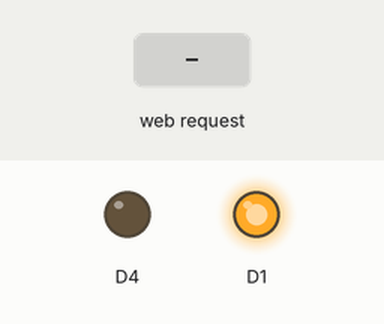
Simulated run of this sketch. Board: ESP8266 (NodeMCU). On the bench: output pins drawn as LEDs (lit = HIGH). The test bench sets the inputs (shaded band). WiFi joins after 1.5 s; servers stay silent unless stated; what the sketch prints to the serial monitor is not drawn.

Above: at 2.7 s.
2.8 s: HTTP request GET /Switch1ON received
At 3.2 s:
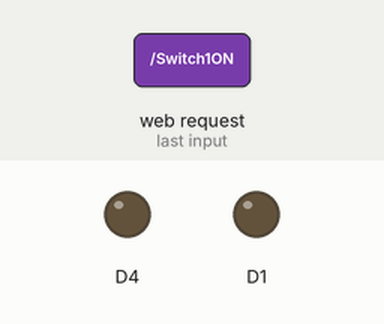
4.3 s: HTTP request GET /Switch1OFF received
At 5.6 s:
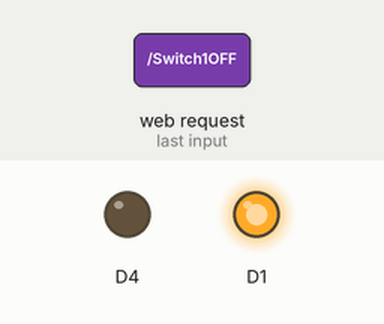
Timing chart, 0 to 7.3 s (numbered marks = the images above; inputs shaded):
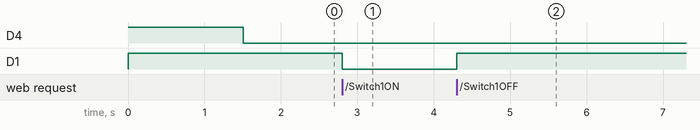

The sketch:

sketch.ino
```cpp
// please check the video
// https://www.youtube.com/watch?v=73UQlAF22nU

#include <ESP8266WiFi.h>
#include <WiFiClient.h>
#include <ESP8266WebServer.h>
#include <ESP8266mDNS.h>

const char* ssid = "ESP";
const char* password = "123456789";

MDNSResponder mdns;

String Domain = "home";
String switch1name = "Light";
String switch1 = "OFF";

ESP8266WebServer server(80);

void handleRoot() {
 server.send(200, "text/html",
"<!DOCTYPE html>" \
"<html>" \
"<head>" \
"<title>home</title>" \
"</head>" \
"<body>" \
"<h1>Home Automation</h1>" \
"<h2>"+ switch1name +": "+ switch1 +"</h2>" \
"<p><a href=\"/Switch1ON\"><button class=\"button\">ON</button></a><a href=\"/Switch1OFF\"><button class=\"button\">OFF</button></a></p>" \
"</body>" \
"</html>" \
);
}

void switch1ON(){
  switch1 = "ON";
  digitalWrite(D1, LOW);
  handleRoot();
}

void switch1OFF(){
  switch1 = "OFF";
  digitalWrite(D1, HIGH);
  handleRoot();
}

void setup(void){
  pinMode(D1, OUTPUT);
  pinMode(D4, OUTPUT);
  digitalWrite(D4, HIGH);
  digitalWrite(D1, HIGH);

  Serial.begin(115200);

  WiFi.begin(ssid, password);
  Serial.println("");

  while (WiFi.status() != WL_CONNECTED) {
    delay(500);
    Serial.print(".");
  }

  Serial.println("");
  Serial.print("Connected to ");
  Serial.println(ssid);
  Serial.print("IP address: ");
  Serial.println(WiFi.localIP());

  if(mdns.begin(Domain)){
    Serial.println("MDNS Started: " + Domain + ".local/");
  }

  server.on("/", handleRoot);
  server.on("/Switch1ON", switch1ON);
  server.on("/Switch1OFF", switch1OFF);

  server.begin();
  Serial.println("HTTP server started");
  digitalWrite(D4, LOW);
}

void loop(void){
  mdns.update();
  server.handleClient();
}
```

Measured:
- after the input at 2.8 s, D1: HIGH → LOW at once
- after the input at 4.3 s, D1: LOW → HIGH at once
